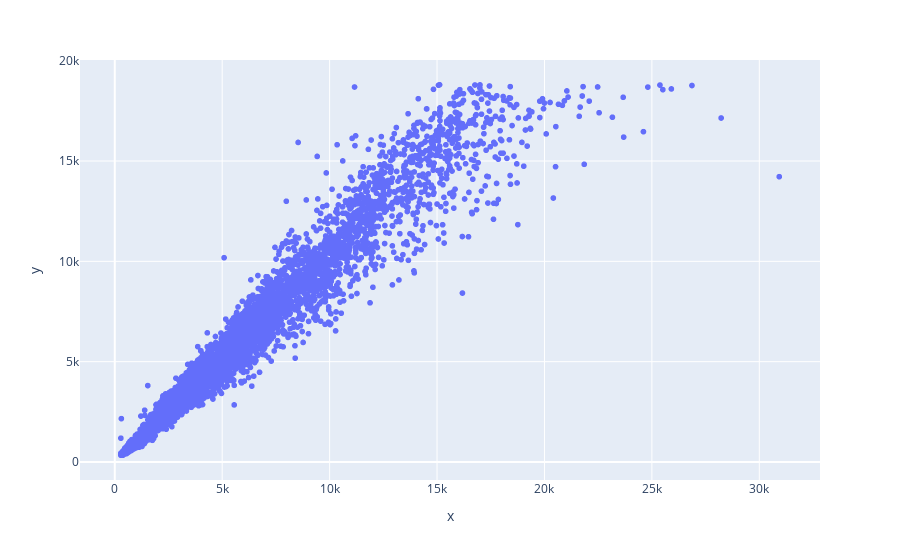

The cell this chart's notebook holds for it:
### Code cell
px.scatter(x=y_hat, y=np.array(y_test['Price']))

### Figure 1 — Plotly figure (JSON) as saved in the notebook; plotly's stock layout.template omitted (floating-point values rounded to 4 significant figures; data arrays with more than 128 entries replaced by an {"elided": "..."} marker saying what was removed)
{"data": [{"hovertemplate": "x=%{x}<br>y=%{y}<extra></extra>", "legendgroup": "", "marker": {"color": "#636efa", "symbol": "circle"}, "mode": "markers", "name": "", "showlegend": false, "type": "scattergl", "x": {"elided": "10786 float values"}, "xaxis": "x", "y": {"elided": "10786 int values"}, "yaxis": "y"}], "layout": {"legend": {"tracegroupgap": 0}, "margin": {"t": 60}, "xaxis": {"anchor": "y", "domain": [0, 1], "title": {"text": "x"}}, "yaxis": {"anchor": "x", "domain": [0, 1], "title": {"text": "y"}}}}
